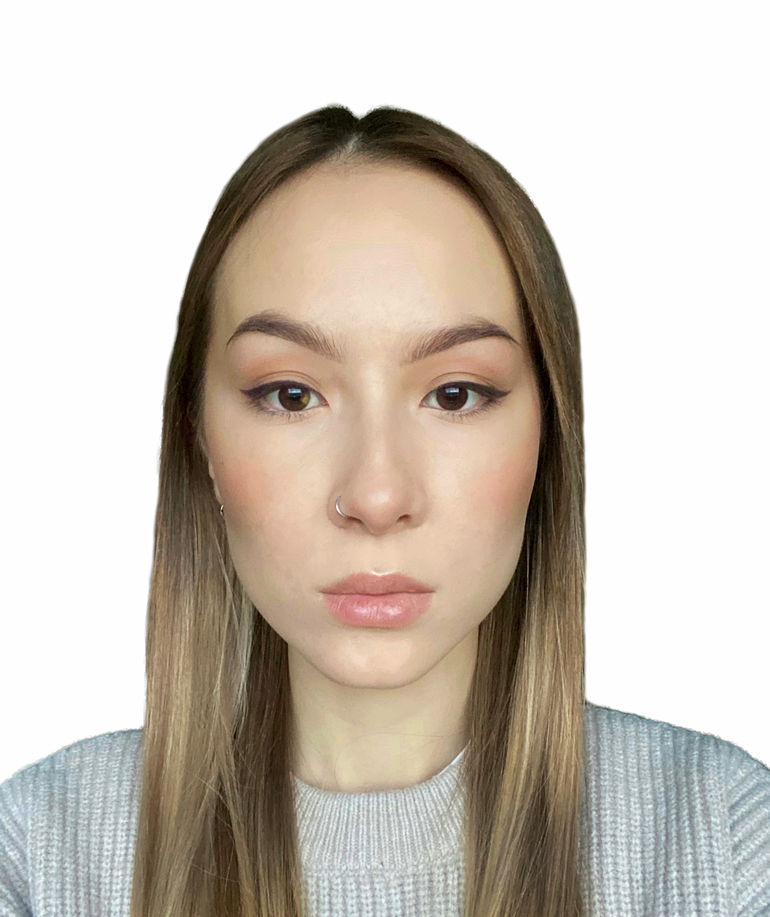
#> input picture IMG_4531.png, 770 x 917 px, shrunk from 1826 x 2174 before the run
$ python sym.py
#> lines starting #> are read from the running program, lines starting #| are printed output that depends on the picture; long printed decimals are rounded
import cv2
import math as m

face_cascade_db = cv2.CascadeClassifier(cv2.data.haarcascades+"haarcascade_frontalface_default.xml")
eye_cascade_db = cv2.CascadeClassifier(cv2.data.haarcascades+"haarcascade_eye_tree_eyeglasses.xml")


img = cv2.imread("IMG_4531.png")
#> img is the input picture: shape (917, 770, 3); mean B, G, R 183.4, 193.5, 202.3
img_gray = cv2.cvtColor(img, cv2.COLOR_BGR2GRAY)
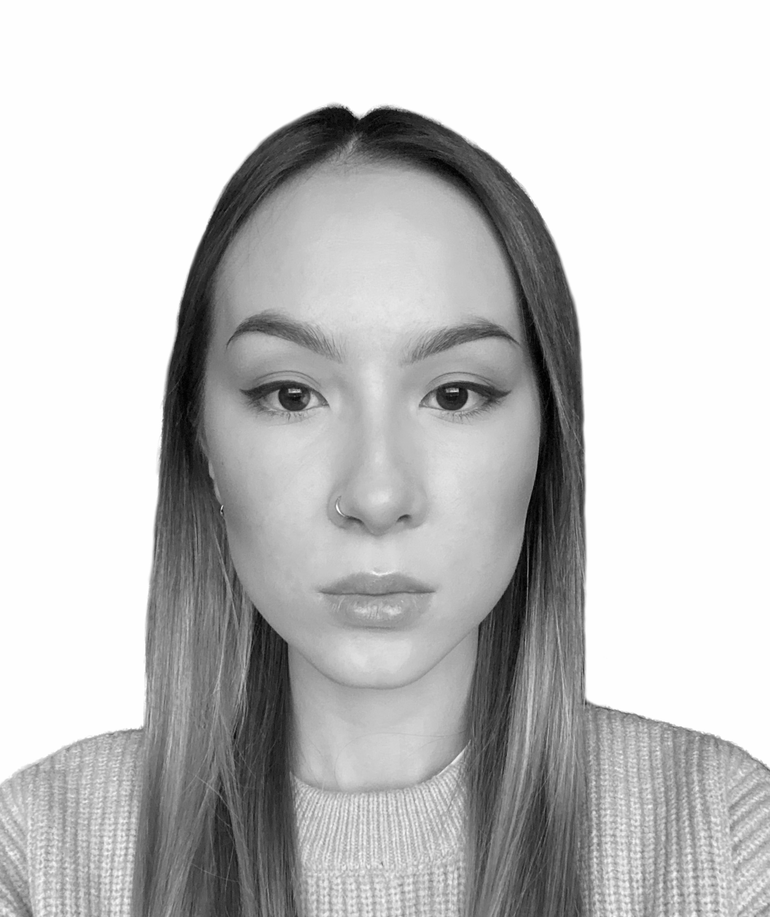
#> img_gray: shape (917, 770); min 0, max 255, mean 195

faces = face_cascade_db.detectMultiScale(img_gray, 1.1, 19)
#> faces = [[158, 229, 434, 434]]
for (x, y, w, h) in faces:
    center_x = int(x + 0.5 * w)
    center_y = int(y + 0.5 * h)
    cv2.line(img, (center_x, center_y + 1000), (center_x, center_y - 1000), (0, 255, 0), 5)

    eyes = eye_cascade_db.detectMultiScale(img_gray)

    for (ex, ey, ew, eh) in eyes:
        eye_x = int(ex + 0.5 * ew)
        eye_y = int(ey + 0.5 * eh)
        cv2.line(img, (eye_x, eye_y + 1000), (eye_x, eye_y - 1000), (0, 255, 0), 5)
        distance = m.sqrt((center_x - eye_x) ** 2 + (center_y - eye_y) ** 2)
        print(distance)

    cv2.imshow('rez', img)
    cv2.waitKey()
#> this loop made 1 pass
#> (x, y, w, h, center_x, center_y, eyes) on pass 1: (158, 229, 434, 434, 375, 446, [[413, 356, 83, 83], [244, 353, 89, 89]])
#| 92.962
#| 99.850
#> pass 1, `cv2.imshow('rez', img)`:
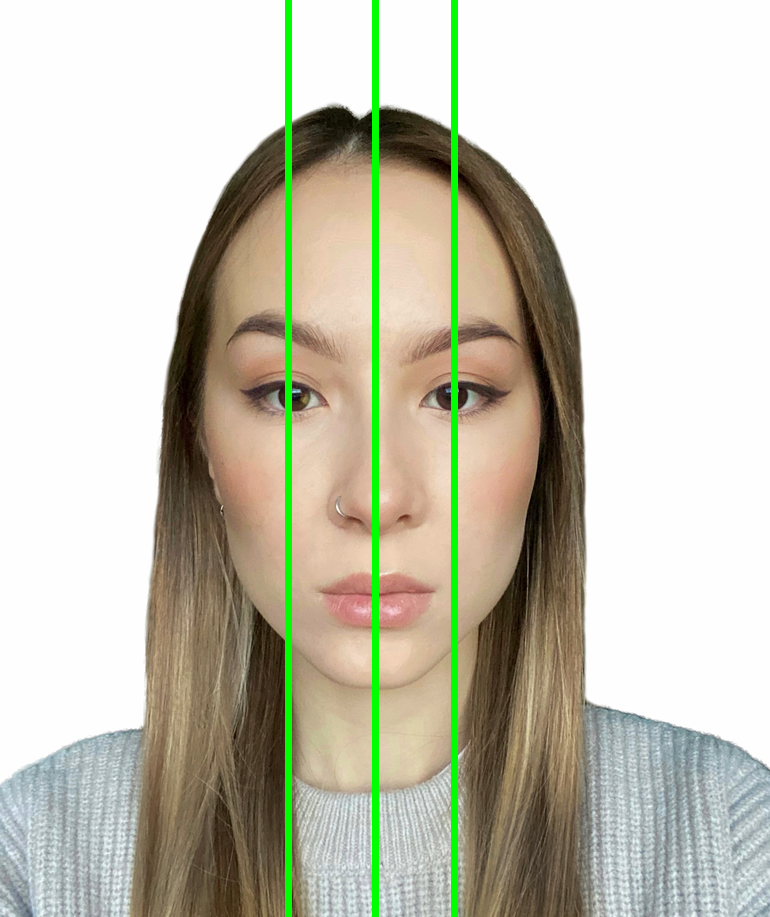
#> window 'rez': shape (917, 770, 3); mean B, G, R 179.2, 195.8, 197.1

$ run again, with matching_image.png copied over IMG_4531.png
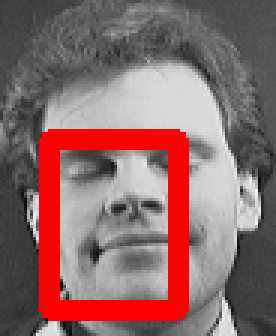
#> input picture matching_image.png, 92 x 112 px (shown 3 times larger)
#> img is the input picture: shape (112, 92, 3); mean B, G, R 105.4, 105.4, 139.6
#> `img_gray = cv2.cvtColor(img, cv2.COLOR_BGR2GRAY)`:
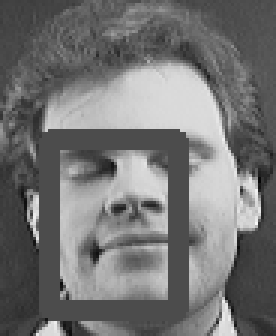
#> img_gray: shape (112, 92) (shown 3 times larger); min 5, max 247, mean 115.6
#> faces = ()
